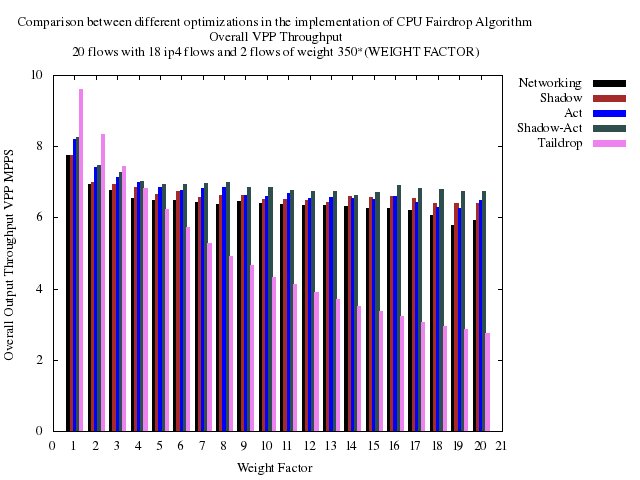

gnuplot code for this plot:
#! xgp flow_pps.dat
# Created the Fri Dec  8 02:30:12 CET 2017 with:
#   ____________________________
#  /                            \
# /        xgp        __________/
# \__________________/.:nonsns:.
#
 
#-------------------------------------
# SHAPES:
# (c)ircle  (t)riangle (i)nv.tri.
#           (d)iamond  (s)quare
# FILLING:
# (f)illed  (o)paque  (e)mpty (default)
#-------------------------------------
   s=4  ; es=s  ; fs=s+1 ; os=s+66
   c=6  ; ec=c  ; fc=c+1 ; oc=os+1
   t=8  ; et=t  ; ft=t+1 ; ot=oc+1
   i=10 ; ei=i  ; fi=i+1 ; oi=ot+1
   d=12 ; ed=d  ; fd=d+1 ; od=oi+1
   p=14 ; ep=p  ; fp=p+1 ; op=od+1
#-------------------------------------
#  e.g.:  
#  empty circles vs filled squares
#  plot "file" u 1:3 w p pt ec, 
#           "" u 1:4 w lp pt fs
#-------------------------------------

#Happy gnuplotting


set out "output_throughput_all.png"
set term png font "Times,10"
#set pointsize 1.25

set key outside
#set ylabel "Per flow rate [pps]"
set title "Comparison between different optimizations in the implementation of CPU Fairdrop Algorithm\n{Overall VPP Throughput}\n{20 flows with 18 ip4 flows and 2 flows of weight 350*(WEIGHT FACTOR)}"
set xlabel "Weight Factor"
set xtics 1
set boxwidth 0.15
set style fill solid
#set ytics nomirror
#set y2tics
#set yrange [0:5]
#set y2range [0:6000]
set ylabel "Overall Output Throughput VPP MPPS"
#set y2label "Flow Weight"
#set format y "%.t^.10^%T"
#set ytics 200000
#set yran [1e3:]
#min(a,b)=a<b?a:b
#stats 	'flow_pps.dat'	every ::1 using 1 nooutput
#total=int(STATS_sum)
#print("Total Throughput")
#print(total)
#f(x)=total
set yrange [0:10]

plot \
'/home/vk/FAIRDROP_CPU_MASTER/in_out_networking.dat'	u ($0+1-0.30):($3/1000000)   	t 'Networking'  axes x1y1 with boxes lc rgb "black",	\
'/home/vk/FAIRDROP_CPU_MASTER/in_out_shadow.dat'    u ($0+1-0.15):($3/1000000)      t 'Shadow'  axes x1y1 with boxes lc rgb "brown",    \
'/home/vk/FAIRDROP_CPU_MASTER/in_out_act.dat'    u ($0+1):($3/1000000)      t 'Act'  axes x1y1 with boxes lc rgb "blue",    \
'/home/vk/FAIRDROP_CPU_MASTER/in_out_shadowact.dat'    u ($0+1+0.15):($3/1000000)      t 'Shadow-Act'  axes x1y1 with boxes lc rgb "0x2F4F4F",    \
'/home/vk/NOFAIRDROP_CPU_RESULTS/in_out_nofdcpu.dat'  u ($0+1+0.30):($3/1000000)	t 'Taildrop'   axes x1y1 with boxes lc rgb "violet"
#'flow_pps.dat'  u ($0+1+0.25):(f($1)/1000000)           t 'Per Flow Throughput'  axes x1y1 with boxes
